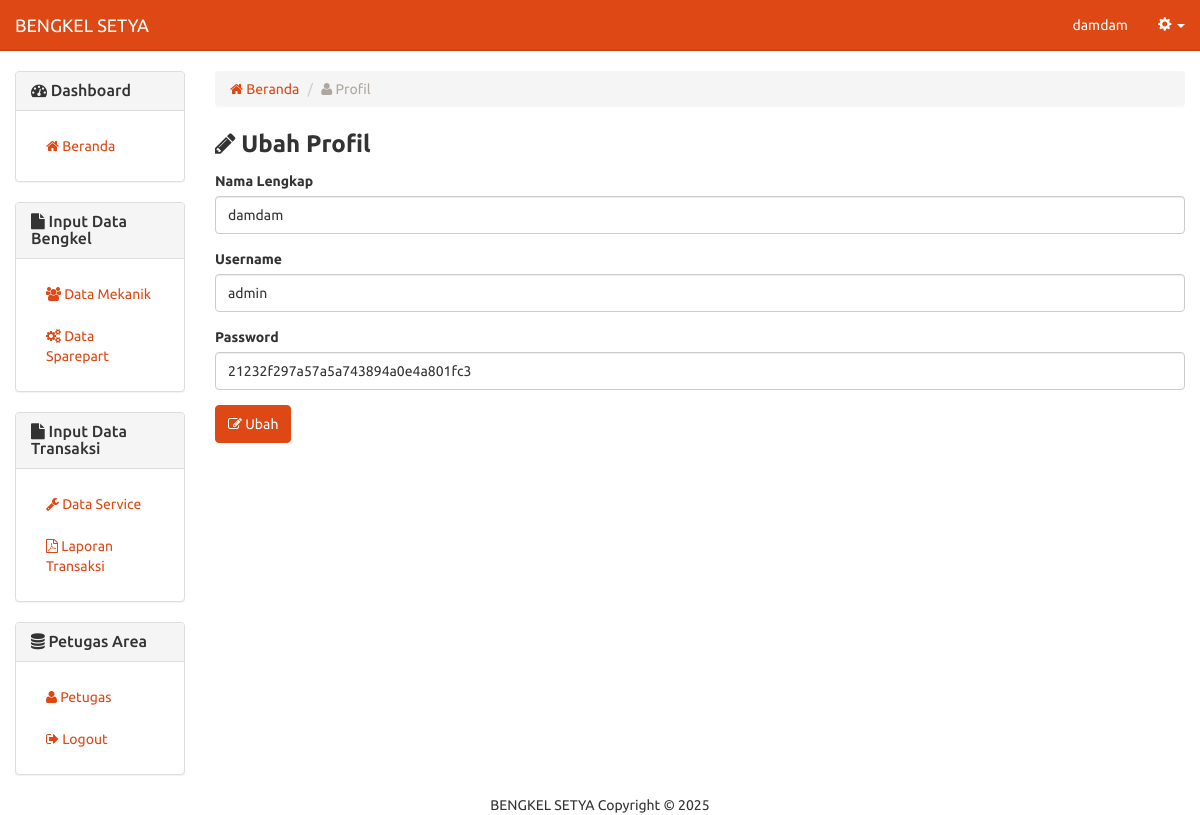
The page /bengkel/profil.php (signed in) on the database its author committed.
### tables this page shows
CREATE TABLE `213_pengguna` (
  `id_pengguna` int(5) NOT NULL,
  `nama_pengguna` varchar(50) DEFAULT NULL,
  `username` varchar(50) DEFAULT NULL,
  `password` varchar(50) DEFAULT NULL
);

### bengkel/includes/user.inc.php (called while the page is built, shortened)
<?php
class User{
	private $conn;
	private $table_name = "213_pengguna";
	public $id;
	public function __construct($db){
		$this->conn = $db;
	}
	function readOne(){
		$query = "SELECT * FROM " . $this->table_name . " WHERE id_pengguna=? LIMIT 0,1";
		$stmt = $this->conn->prepare( $query );
		$stmt->bindParam(1, $this->id);
		$stmt->execute();
		$row = $stmt->fetch(PDO::FETCH_ASSOC);
		$this->id = $row['id_pengguna'];
		$this->nl = $row['nama_pengguna'];
		$this->un = $row['username'];
		$this->pw = $row['password'];
	}
}
?>

### bengkel/profil.php (the view, shortened to what this page needs)
<?php
include_once 'header.php';
include_once 'includes/user.inc.php';
$eks = new User($db);
$eks->id = $_SESSION['id_pengguna'];
$eks->readOne();
?>
<div class="row">
	<div class="col-xs-12 col-sm-12 col-md-2">
		  	<?php
			include_once 'sidebar.php';
			?>
	</div>
	<div class="col-xs-12 col-sm-12 col-md-10">
	<ol class="breadcrumb">
	  <li><a href="home.php"><span class="fa fa-home"></span> Beranda</a></li>
	  <li class="active"><span class="fa fa-user"></span> Profil</li>
	</ol>
		  	<p style="margin-bottom:10px;">
		  		<strong style="font-size:18pt;"><span class="fa fa-pencil"></span> Ubah Profil</strong>
		  	</p>
                <form method="post">
                  <div class="form-group">
                    <label for="nl">Nama Lengkap</label>
                    <input type="text" class="form-control" id="nl" name="nl" value="<?php echo $eks->nl; ?>" required>
                  </div>
                  <div class="form-group">
                    <label for="un">Username</label>
                    <input type="text" class="form-control" id="un" name="un" value="<?php echo $eks->un; ?>" required>
                  </div>
                  <div class="form-group">
                    <label for="pw">Password</label>
                    <input type="text" class="form-control" id="pw" name="pw" value="<?php echo $eks->pw; ?>" required>
                  </div>
                  <button type="submit" class="btn btn-primary"><span class="fa fa-edit"></span> Ubah</button>
                </form>
          </div>
        </div>
        <?php
include_once 'footer.php';
?>

### rows shown on the page
213_pengguna: nl "damdam", un "admin", pw "21232f297a57a5a743894a0e4a801fc3"

### other values the page prints
$_SESSION['nama_pengguna'] "damdam"
